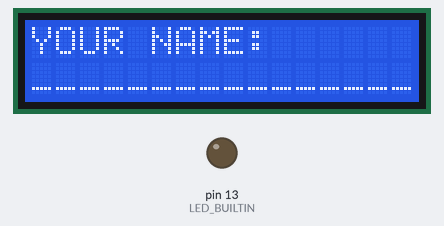
Recording of a sketch running on a simulated Arduino Uno, built with avr-gcc and run on an emulated ATmega328P. Parts: 16×2 character LCD, output pins drawn as LEDs (lit = HIGH).

Above: at 0.19 s.
At 4.4 s:
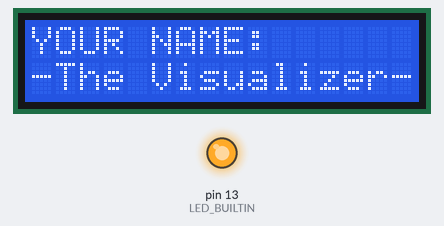
At 5.4 s:
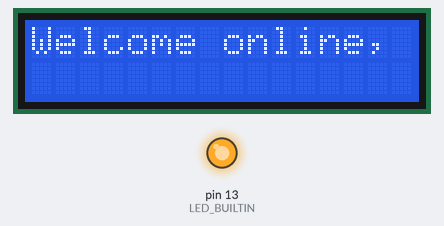
At 6.1 s:
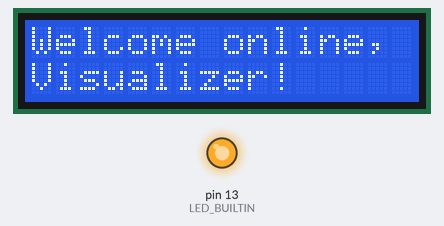
Timing chart, 0 to 37.9 s (numbered marks = the images above):
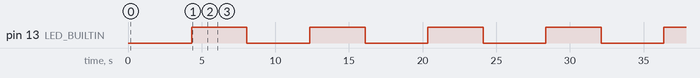

The sketch:

program-2.ino
```cpp
//Code for the looping message
#include <LiquidCrystal.h>

// initialize the library with the numbers of the interface pins
LiquidCrystal lcd(12, 11, 5, 4, 3, 2);

void setup() {
  // set up the LCD's number of columns and rows:
  pinMode(LED_BUILTIN, OUTPUT);
  lcd.begin(16, 2);
}

void loop() {
  // set the cursor to (0,0):
  lcd.setCursor(0, 0);
  char title[]="YOUR NAME:";
  //print title
  lcd.print(title);
  lcd.setCursor(0,1);
  char message1[]="________________";
  // print message1
  for (int i = 0; message1[i]!= '\0'; i++) {
    lcd.print(message1[i]);
  }
  delay(250);
  lcd.setCursor(0, 1);
  char message2[]="-The Visualizer-";
  // print message2
  for (int i = 0; message2[i]!='\0'; i++) {
    lcd.print(message2[i]);
    delay(250);
  }
  digitalWrite(LED_BUILTIN, HIGH);   // turn the LED on (HIGH is the voltage level)
  delay(1000);
  lcd.clear();
  lcd.setCursor(0,0);
  lcd.print("Welcome online,");
  delay(750);
  lcd.setCursor(0,1);
  lcd.print("Visualizer!");
  delay(2000);
  digitalWrite(LED_BUILTIN, LOW);
  lcd.clear();
}
```

Measured:
- by itself, pin 13 (LED_BUILTIN): alternates HIGH for 3.8 s and LOW for 4.3 s
- by itself, everything shown: repeats every 8.0 s, in 21 steps
- what the display in image 1 shows lasts 1.2 s, from 4.1 s to 5.3 s
- what the display in image 2 shows lasts 0.8 s, from 5.3 s to 6.1 s
